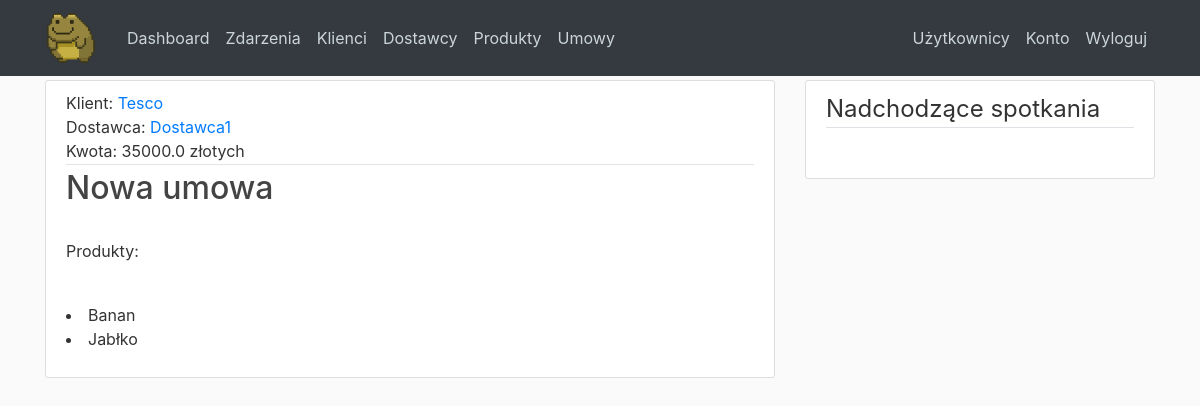
The page /contracts/1 (signed in) on the database its author committed.
### CRM/models.py (models this page shows, shortened)
class Customer(db.Model):
    id = db.Column(db.Integer, primary_key=True)
    customer_name = db.Column(db.String(25), nullable=False)
    agent_name = db.Column(db.String(35), nullable=False)
    agent_last_name = db.Column(db.String(35), nullable=False)
    email = db.Column(db.String(140), nullable=False)
    phone = db.Column(db.String(140), nullable=False)
    address = db.Column(db.String(140), nullable=False)
    meetings = db.relationship('Meeting', backref='with_who', lazy=True, cascade="all, delete-orphan")
    contracts = db.relationship('Contract', backref='customer', lazy=True, cascade="all, delete-orphan")

class Supplier(db.Model):
    id = db.Column(db.Integer, primary_key=True)
    supplier_name = db.Column(db.String(25), nullable=False)
    supplier_agent_name = db.Column(db.String(35), nullable=False)
    supplier_agent_last_name = db.Column(db.String(35), nullable=False)
    email = db.Column(db.String(140), nullable=False)
    phone = db.Column(db.String(140), nullable=False)
    address = db.Column(db.String(140), nullable=False)
    contracts = db.relationship('Contract', backref='supplier', lazy=True, cascade="all, delete-orphan")

class Contract(db.Model):
    id = db.Column(db.Integer, primary_key=True)
    title = db.Column(db.String(100), nullable=False)
    user_id = db.Column(db.Integer, db.ForeignKey('user.id'), nullable=False)
    customer_id = db.Column(db.Integer,db.ForeignKey('customer.id'), nullable=False)
    supplier_id = db.Column(db.Integer, db.ForeignKey('supplier.id'), nullable=False)
    products = db.relationship('Products', backref='products', lazy=True, cascade="all, delete-orphan")
    value = db.Column(db.Float)

class Products(db.Model):
    id = db.Column(db.Integer, primary_key=True)
    product_id = db.Column(db.Integer, db.ForeignKey('product.id'), nullable=False)
    contract_id = db.Column(db.Integer, db.ForeignKey('contract.id'), nullable=False)

class Product(db.Model):
    id = db.Column(db.Integer, primary_key=True)
    name = db.Column(db.String(140))
    price = db.Column(db.Integer)
    contract_products = db.relationship('Products', backref='contract', lazy=True, cascade="all, delete-orphan")

### CRM/routes.py (the view)
@app.route("/contracts/<int:contract_id>", methods=['GET', 'POST'])
def contract(contract_id):
    contract = Contract.query.get_or_404(contract_id)
    products = Products.query.filter(Products.contract_id == contract_id).all()
    return render_template('contract.html', contract=contract, meetings=upcoming_meetings(), products=products)

### CRM/models.py (called while the page is built)
@login_manager.user_loader
def load_user(user_id):
    return User.query.get(int(user_id))

### CRM/routes.py (called while the page is built)
def upcoming_meetings():
    todays_datetime = datetime(datetime.today().year, datetime.today().month, datetime.today().day, datetime.today().hour)
    upcoming_meetings = Meeting.query.filter(and_(Meeting.date >= todays_datetime), Meeting.user_id == current_user.id ).all()
    return upcoming_meetings

### CRM/templates/contract.html (shortened to what this page needs)
{% extends "base.html" %}
{% block content %}
<article class="media content-section">
  <div class="media-body">
    <div class="article-metadata">
      Klient: <a class="mr-0"
        href="{{ url_for('customer', customer_id=contract.customer.id) }}">{{ contract.customer.customer_name }}</a><br>
      Dostawca: <a class="mr-0"
        href="{{ url_for('supplier', supplier_id=contract.supplier.id) }}">{{ contract.supplier.supplier_name }}</a><br>
      Kwota: <a class="mr-0">{{ contract.value }} złotych</a>
    </div>
    <h2><a class="article-title">{{ contract.title }}</a></h2>
    <p class="article-content">
      Produkty:
      {% for product in products %}
      <li>{{ product.contract.name }}</li>
      {% endfor %}
    </p>
  </div>
</article>
{% endblock content %}
{% block sidebar %}
{% include "partials/upcoming_meetings_sidebar.html" %}
{% endblock sidebar %}

### CRM/static/main.css (style rules this page uses)
body { background: #fafafa; color: #333333; margin-top: 5rem; }
h1, h2, h3, h4, h5, h6 { color: #444444; }
.content-section { background: #ffffff; padding: 10px 20px; border: 1px solid #dddddd; border-radius: 3px; margin-bottom: 20px; }
.article-title { color: #444444; }
.article-content { white-space: pre-line; }
.article-metadata { padding-bottom: 1px; margin-bottom: 4px; border-bottom: 1px solid #e3e3e3 }

### rows shown on the page
Customer: customer.customer_name "Tesco"
Supplier: supplier.supplier_name "Dostawca1"
Contract: value "35000.0", title "Nowa umowa"
Products: contract.name "Banan"
Products: contract.name "Jabłko"
